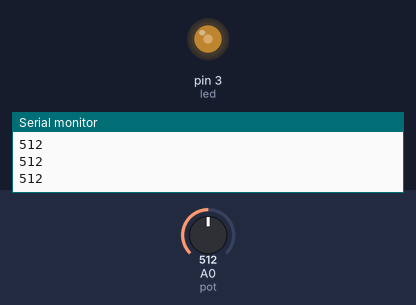
Simulated run of this sketch. Board: Arduino Uno, built with avr-gcc and run on an emulated ATmega328P. On the bench: output pins drawn as LEDs (lit = HIGH), the last lines printed to the serial monitor. The test bench sets the inputs (shaded band); at power-on: A0 (pot) = 512.

Above: at 1.2 s.
1.3 s: A0 (pot) set to 716
At 1.8 s:
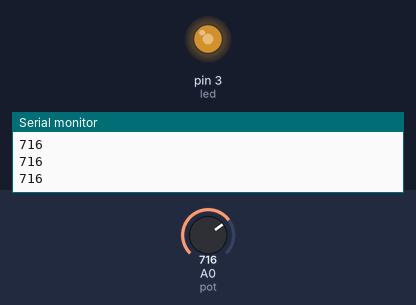
2.8 s: A0 (pot) set to 900
At 3.1 s:
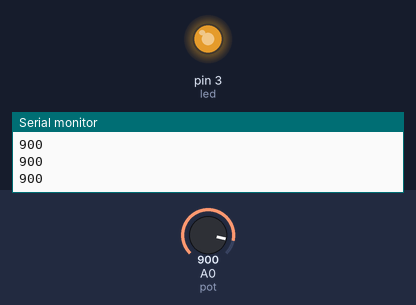
4.3 s: A0 (pot) set to 122
At 5.5 s:
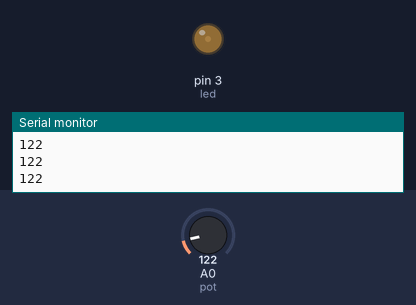
5.8 s: A0 (pot) set to 0
At 6.9 s:
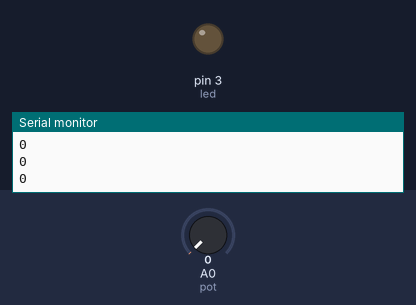
7.3 s: A0 (pot) set to 511
At 8.2 s:
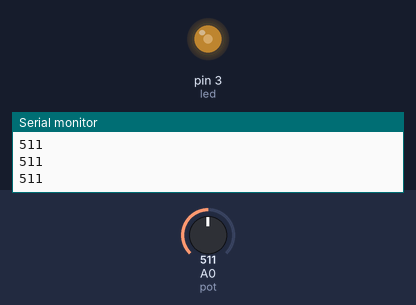
Timing chart, 0 to 9.8 s (numbered marks = the images above; inputs shaded):
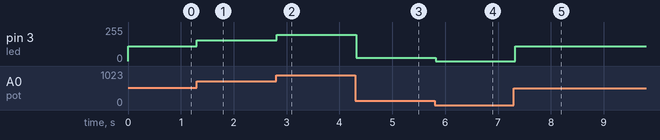

The sketch:

codigo.ino
```cpp
const int pot= 0;
const int led= 3;
void setup ()
{
 pinMode (3, OUTPUT);
 Serial.begin (9600);
}

int var;
int var2;
void loop ()
{
  var = analogRead (pot);
  Serial.println (var);
  var2 = map (var, 0,1023,0,225);
  analogWrite(led,var2);
  delay (100);
}
```

Measured:
- after the input at 1.3 s, pin 3 (led): 112/255 → 157/255 at once
- after the input at 2.8 s, pin 3 (led): 157/255 → 197/255 at once
- after the input at 4.3 s, pin 3 (led): 197/255 → 26/255 at once
- after the input at 5.8 s, pin 3 (led): 26/255 → 0/255 at once
- after the input at 7.3 s, pin 3 (led): 0/255 → 112/255 at once
